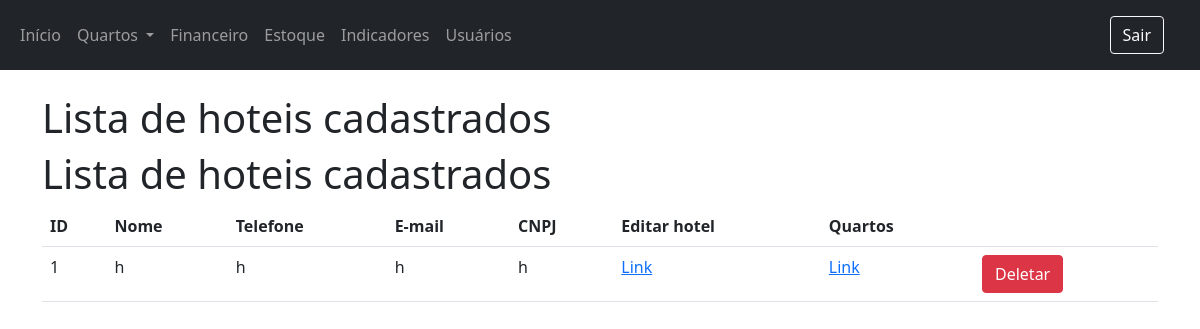
Page /lista-hotel/ (signed in) on the earlier database version.
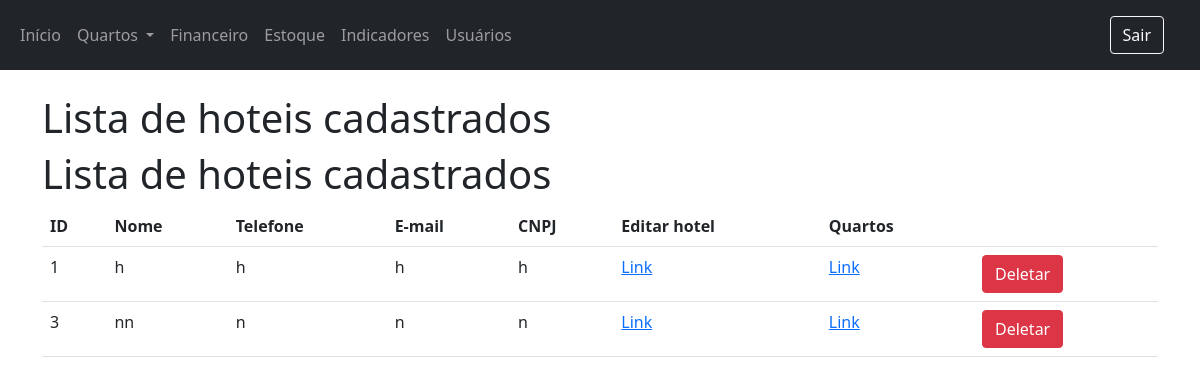
Same page on the later database version.
### app/models.py (models this page shows)
class Hotels(db.Model):
    __tablename__ = 'Hotels'
    id = db.Column(db.Integer, primary_key=True)
    name = db.Column(db.String(30))
    phone = db.Column(db.String(20))
    email = db.Column(db.String(30))
    cnpj = db.Column(db.String(25))
    user_id = db.Column(db.Integer)
    address_id = db.Column(db.Integer, db.ForeignKey('Addresses.id'))
    created_at = db.Column(db.DateTime, default=dt.now())

### app/views.py (the view)
@app.route('/lista-hotel/')
@login_required
def lista_hotel():
    user_id = g.user.get_id()
    return listar_hoteis(user_id)

### app/models.py (called while the page is built)
    def get_id(self):
        return self.id

### app/scripts/adicionar_hotel.py (called while the page is built)
def listar_hoteis(user_id):
    hoteis = Hotels.query.filter_by(user_id=user_id).order_by(Hotels.created_at)
    return render_template('lista_hoteis_cadastrados.html',
                           hoteis=hoteis
                           )

### app/views.py (called while the page is built)
@login_manager.user_loader
def load_user(id):
    return User.query.get(int(id))

@app.before_request
def before_request():
    g.user = current_user

### app/templates/lista_hoteis_cadastrados.html (shortened to what this page needs)
{% extends 'base.html' %}
{% block content %}
    <div class="mt-4">
        <h1>Lista de hoteis cadastrados</h1>
    <h1>Lista de hoteis cadastrados</h1>
    <table class="table table-hover">
        <tr>
            <th>ID</th>
            <th>Nome</th>
            <th>Telefone</th>
            <th>E-mail</th>
            <th>CNPJ</th>
            <th>Editar hotel</th>
            <th>Quartos</th>
            <th></th>
        </tr>
        {% for hotel in hoteis %}
            <tr>
                <td>{{ hotel.id }}</td>
                <td>{{ hotel.name }}</td>
                <td>{{ hotel.phone }}</td>
                <td>{{ hotel.email }}</td>
                <td>{{ hotel.cnpj }}</td>
                <td><a href="{{ url_for('editar_hotel_endpoint', id=hotel.id) }}">Link</a></td>
                <td><a href="{{ url_for('ocupacao_quartos_endpoint', id=hotel.id) }}">Link</a></td>
                <td>
                    <button type="button" class="btn btn-danger" data-bs-toggle="modal"
                            data-bs-target="#Modal_{{ hotel.id }}"
                            value="{{ hotel.id }}" id="hotel_{{ hotel.id }}">
                        Deletar
                    </button>
                </td>
            </tr>
        {% endfor %}
    </table>
{% endblock %}

Differences in the rows shown:
added Hotels: id "3", name "nn", phone "n", email "n", cnpj "n"
